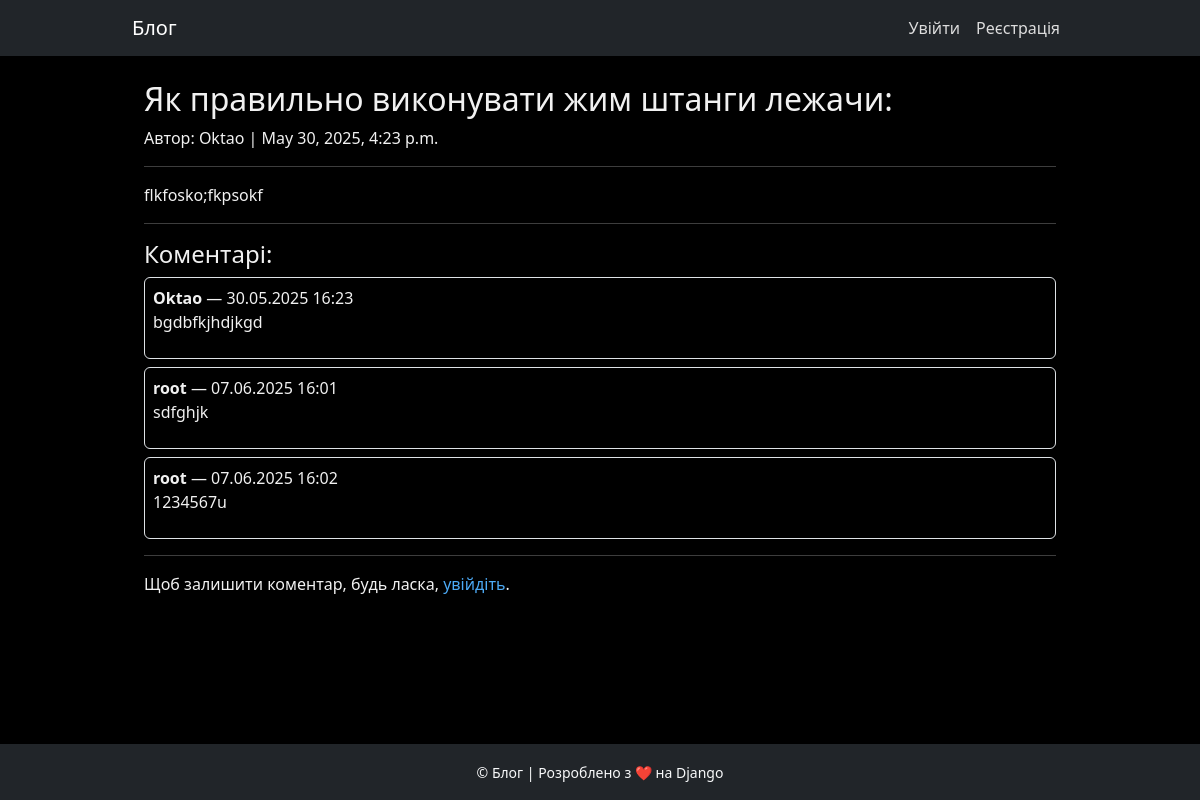
The app's page /article/4/ with its own data.
### core/models.py (models this page shows, shortened)
class Article(models.Model):
    STATUS_CHOICES = (
        ('draft', 'Чернетка'),
        ('published', 'Опублікована'),
    )
    title = models.CharField(max_length=255)
    content = models.TextField()
    status = models.CharField(max_length=10, choices=STATUS_CHOICES, default='draft')
    author = models.ForeignKey(settings.AUTH_USER_MODEL, on_delete=models.CASCADE, related_name='articles')
    created_at = models.DateTimeField(auto_now_add=True)
    updated_at = models.DateTimeField(auto_now=True)
    category = models.ForeignKey(Category, on_delete=models.SET_NULL, null=True)
    tags = models.ManyToManyField(Tag, blank=True)

class User(AbstractUser):
    ROLE_CHOICES = (
        ('user', 'Користувач'),
        ('author', 'Автор'),
        ('admin', 'Адміністратор'),
    )
    role = models.CharField(max_length=10, choices=ROLE_CHOICES, default='user')

class Comment(models.Model):
    article = models.ForeignKey('Article', on_delete=models.CASCADE, related_name='comments')
    user = models.ForeignKey('User', on_delete=models.CASCADE, related_name='comments')
    content = models.TextField()
    created_at = models.DateTimeField(auto_now_add=True)
    is_approved = models.BooleanField(default=True)  # можна модерувати коментарі

### core/views.py (the view)
# urls.py: path('article/<int:article_id>/', views.article_detail, name='article_detail'),
def article_detail(request, article_id):
    article = get_object_or_404(Article, id=article_id, status='published')
    form = CommentForm()
    return render(request, 'core/article_detail.html', {
        'article': article,
        'comment_form': form
    })

### core/templates/core/article_detail.html
{% extends "base.html" %}
{% block content %}
<div class="container mt-4">
  <h2>{{ article.title }}</h2>
  <p class="text">Автор: {{ article.author.username }} | {{ article.created_at }}</p>
  <hr>
  <div>
    {{ article.content|linebreaks }}
  </div>
  <hr>
  <h4>Коментарі:</h4>
  {% for comment in article.comments.all %}
    {% if comment.is_approved %}
      <div class="border rounded p-2 mb-2">
        <strong>{{ comment.user.username }}</strong> — {{ comment.created_at|date:"d.m.Y H:i" }}
        <p>{{ comment.content }}</p>
      </div>
    {% endif %}
  {% empty %}
    <p>Ще немає коментарів.</p>
  {% endfor %}
  <hr>
  {% if user.is_authenticated %}
    <h5>Залишити коментар:</h5>
    <form method="post" action="{% url 'add_comment' article.id %}">
      {% csrf_token %}
      {{ comment_form.as_p }}
      <button type="submit" class="btn btn-primary">Надіслати</button>
    </form>
  {% else %}
    <p>Щоб залишити коментар, будь ласка, <a href="{% url 'login' %}">увійдіть</a>.</p>
  {% endif %}
</div>
{% endblock %}

### core/static/core/css/style.css (style rules this page uses)
body { background-color: #000; color: #f1f1f1; }
.container { max-width: 960px; }
a { color: #4dabf7; text-decoration: none; }

### records on screen
Article: title "Як правильно виконувати жим штанги лежачи:", author.username "Oktao", created_at "May 30, 2025, 4:23 p.m.", content "flkfosko;fkpsokf"
Comment: user.username "Oktao", created_at "30.05.2025 16:23", content "bgdbfkjhdjkgd"
Comment: user.username "root", created_at "07.06.2025 16:01", content "sdfghjk"
Comment: user.username "root", created_at "07.06.2025 16:02", content "1234567u"
